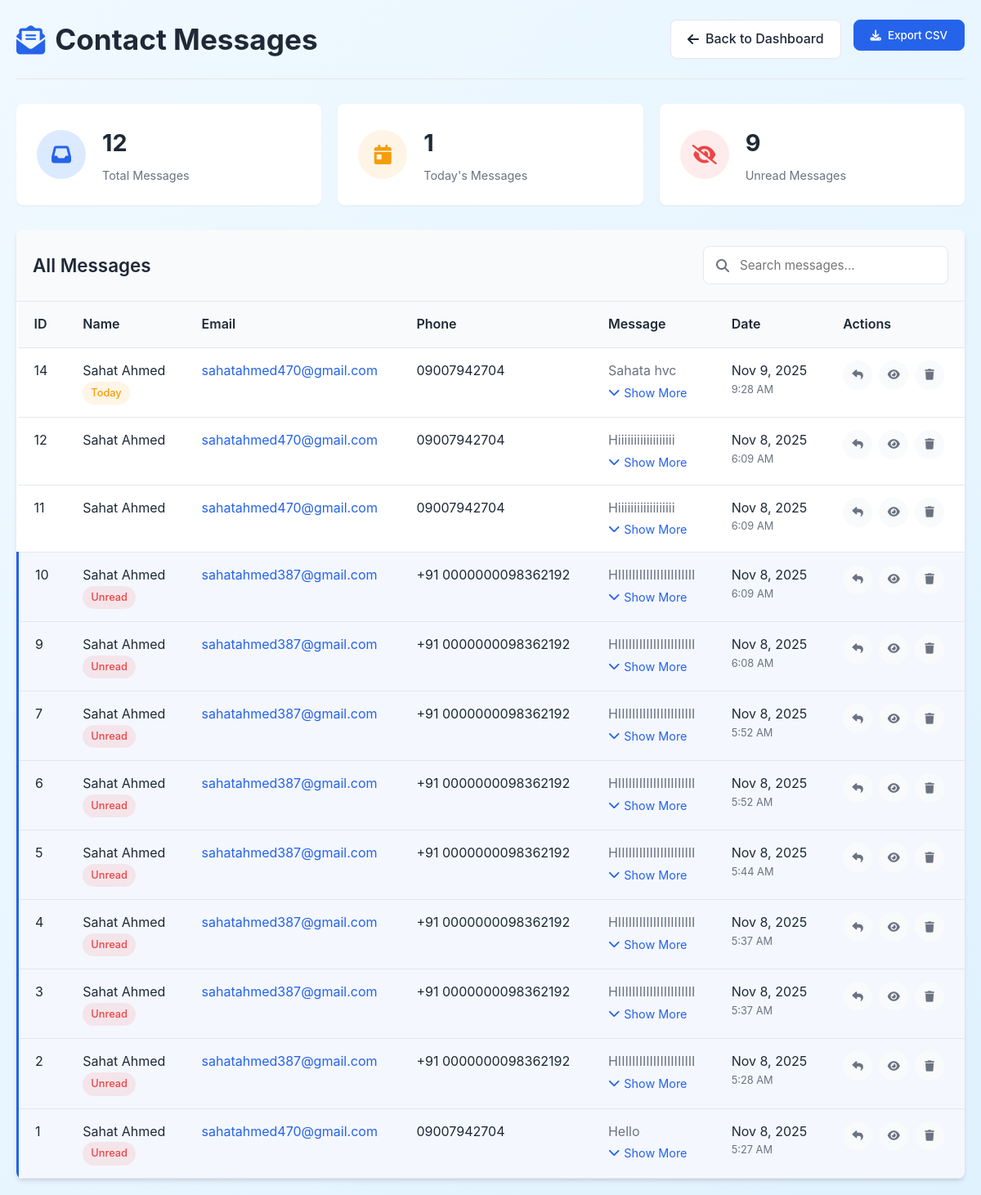
The app's page /admin/admin_contact.php with its own data.
### tables this page shows
CREATE TABLE `contact_messages` (
  `id` int(11) NOT NULL,
  `name` varchar(255) NOT NULL,
  `email` varchar(255) NOT NULL,
  `phone` varchar(20) DEFAULT NULL,
  `message` text NOT NULL,
  `created_at` timestamp NOT NULL DEFAULT current_timestamp(),
  `is_read` tinyint(1) DEFAULT 0
);

### admin/admin_contact.php (the view, shortened to what this page needs)
<?php
require_once __DIR__ . '/../includes/db.php';
$query = "SELECT * FROM contact_messages ORDER BY created_at DESC";
$result = $mysqli->query($query);
$total_messages = $result->num_rows;
$today_messages = 0;
$unread_count = 0;
$result->data_seek(0);
$today = date('Y-m-d');
while ($row = $result->fetch_assoc()) {
    if (date('Y-m-d', strtotime($row['created_at'])) === $today) {
        $today_messages++;
    }
    if (isset($row['is_read']) && $row['is_read'] == 0) {
        $unread_count++;
    }
}
$result->data_seek(0);
?>
<!DOCTYPE html>
<html lang="en">
<head>
    <link rel="stylesheet" href="https://cdnjs.cloudflare.com/ajax/libs/font-awesome/6.4.0/css/all.min.css">
</head>
<body>
    <div class="admin-container">
        <div class="admin-header">
            <h1><i class="fas fa-envelope-open-text"></i> Contact Messages</h1>
            <div class="admin-actions">
                <a href="dashboard.php" class="btn">
                    <i class="fas fa-arrow-left"></i> Back to Dashboard
                </a>
                <form method="POST" style="display: inline;">
                    <button type="submit" class="btn btn-primary">
                        <i class="fas fa-download"></i> Export CSV
                    </button>
                </form>
            </div>
        </div>
        <div class="stats-container">
            <div class="stat-card">
                <div class="stat-icon total">
                    <i class="fas fa-inbox"></i>
                </div>
                <div class="stat-info">
                    <h3><?= $total_messages ?></h3>
                    <p>Total Messages</p>
                </div>
            </div>
            <div class="stat-card">
                <div class="stat-icon today">
                    <i class="fas fa-calendar-day"></i>
                </div>
                <div class="stat-info">
                    <h3><?= $today_messages ?></h3>
                    <p>Today's Messages</p>
                </div>
            </div>
            <div class="stat-card">
                <div class="stat-icon unread">
                    <i class="fas fa-eye-slash"></i>
                </div>
                <div class="stat-info">
                    <h3><?= $unread_count ?></h3>
                    <p>Unread Messages</p>
                </div>
            </div>
        </div>
        <div class="table-container">
            <div class="table-header">
                <h2>All Messages</h2>
                <div class="search-box">
                    <i class="fas fa-search"></i>
                    <input type="text" id="searchInput" placeholder="Search messages...">
                </div>
            </div>
            <?php if ($total_messages > 0): ?>
            <table>
                <thead>
                    <tr>
                        <th>ID</th>
                        <th>Name</th>
                        <th>Email</th>
                        <th>Phone</th>
                        <th>Message</th>
                        <th>Date</th>
                        <th>Actions</th>
                    </tr>
                </thead>
                <tbody>
                    <?php while ($row = $result->fetch_assoc()):
                        $isToday = date('Y-m-d', strtotime($row['created_at'])) === $today;
                        $isUnread = isset($row['is_read']) && $row['is_read'] == 0;
                    ?>
                    <tr class="<?= $isUnread ? 'unread' : '' ?>" id="message-<?= $row['id'] ?>">
                        <td><?= $row['id'] ?></td>
                        <td>
                            <div><?= htmlspecialchars($row['name'], ENT_QUOTES, 'UTF-8') ?></div>
                            <?php if ($isToday): ?>
                                <span class="badge badge-today">Today</span>
                            <?php endif; ?>
                            <?php if ($isUnread): ?>
                                <span class="badge badge-unread">Unread</span>
                            <?php endif; ?>
                        </td>
                        <td>
                            <a href="mailto:<?= htmlspecialchars($row['email'], ENT_QUOTES, 'UTF-8') ?>" style="color: var(--primary-color); text-decoration: none;">
                                <?= htmlspecialchars($row['email'], ENT_QUOTES, 'UTF-8') ?>
                            </a>
                        </td>
                        <td><?= $row['phone'] ? htmlspecialchars($row['phone'], ENT_QUOTES, 'UTF-8') : '<span style="color: var(--text-light);">N/A</span>' ?></td>
                        <td>
                            <div class="message-preview"><?= htmlspecialchars($row['message'], ENT_QUOTES, 'UTF-8') ?></div>
                            <button class="expand-btn" onclick="toggleMessage(this)">
                                <i class="fas fa-chevron-down"></i> Show More
                            </button>
                        </td>
                        <td>
                            <div><?= date('M j, Y', strtotime($row['created_at'])) ?></div>
                            <div style="font-size: 0.8rem; color: var(--text-light);">
                                <?= date('g:i A', strtotime($row['created_at'])) ?>
                            </div>
                        </td>
                        <td>
                            <div class="action-btns">
                                <button class="action-btn" title="Reply" onclick="replyToMessage('<?= htmlspecialchars($row['email'], ENT_QUOTES, 'UTF-8') ?>', '<?= htmlspecialchars($row['name'], ENT_QUOTES, 'UTF-8') ?>')">
                                    <i class="fas fa-reply"></i>
                                </button>
                                <button class="action-btn" title="View Details" onclick="viewMessage(<?= $row['id'] ?>, '<?= htmlspecialchars($row['name'], ENT_QUOTES, 'UTF-8') ?>', '<?= htmlspecialchars($row['email'], ENT_QUOTES, 'UTF-8') ?>', '<?= htmlspecialchars($row['phone'] ?? 'N/A', ENT_QUOTES, 'UTF-8') ?>', `<?= addslashes(htmlspecialchars($row['message'], ENT_QUOTES, 'UTF-8')) ?>`, '<?= $row['created_at'] ?>')">
                                    <i class="fas fa-eye"></i>
                                </button>
                                <form method="POST" style="display: inline;" onsubmit="return confirm('Are you sure you want to delete this message?')">
                                    <button type="submit" class="action-btn" title="Delete">
                                        <i class="fas fa-trash"></i>
                                    </button>
                                </form>
                            </div>
                        </td>
                    </tr>
                    <?php endwhile; ?>
                </tbody>
            </table>
            <?php endif; ?>
        </div>
    </div>
</body>
</html>

### records on screen
contact_messages: id "14", name "Sahat Ahmed", shows "Today", email "sahatahmed470@gmail.com", phone "09007942704", message "Sahata hvc", created_at "Nov 9, 2025", created_at "9:28 AM"
contact_messages: id "12", name "Sahat Ahmed", email "sahatahmed470@gmail.com", phone "09007942704", message "Hiiiiiiiiiiiiiiiiii", created_at "Nov 8, 2025", created_at "6:09 AM"
contact_messages: id "11", name "Sahat Ahmed", email "sahatahmed470@gmail.com", phone "09007942704", message "Hiiiiiiiiiiiiiiiiii", created_at "Nov 8, 2025", created_at "6:09 AM"
contact_messages: id "10", name "Sahat Ahmed", is_read "Unread", email "sahatahmed387@gmail.com", phone "+91 0000000098362192", message "HIIIIIIIIIIIIIIIIIIIIII", created_at "Nov 8, 2025", created_at "6:09 AM"
contact_messages: id "9", name "Sahat Ahmed", is_read "Unread", email "sahatahmed387@gmail.com", phone "+91 0000000098362192", message "HIIIIIIIIIIIIIIIIIIIIII", created_at "Nov 8, 2025", created_at "6:08 AM"
contact_messages: id "7", name "Sahat Ahmed", is_read "Unread", email "sahatahmed387@gmail.com", phone "+91 0000000098362192", message "HIIIIIIIIIIIIIIIIIIIIII", created_at "Nov 8, 2025", created_at "5:52 AM"
contact_messages: id "6", name "Sahat Ahmed", is_read "Unread", email "sahatahmed387@gmail.com", phone "+91 0000000098362192", message "HIIIIIIIIIIIIIIIIIIIIII", created_at "Nov 8, 2025", created_at "5:52 AM"
contact_messages: id "5", name "Sahat Ahmed", is_read "Unread", email "sahatahmed387@gmail.com", phone "+91 0000000098362192", message "HIIIIIIIIIIIIIIIIIIIIII", created_at "Nov 8, 2025", created_at "5:44 AM"
contact_messages: id "4", name "Sahat Ahmed", is_read "Unread", email "sahatahmed387@gmail.com", phone "+91 0000000098362192", message "HIIIIIIIIIIIIIIIIIIIIII", created_at "Nov 8, 2025", created_at "5:37 AM"
contact_messages: id "3", name "Sahat Ahmed", is_read "Unread", email "sahatahmed387@gmail.com", phone "+91 0000000098362192", message "HIIIIIIIIIIIIIIIIIIIIII", created_at "Nov 8, 2025", created_at "5:37 AM"
contact_messages: id "2", name "Sahat Ahmed", is_read "Unread", email "sahatahmed387@gmail.com", phone "+91 0000000098362192", message "HIIIIIIIIIIIIIIIIIIIIII", created_at "Nov 8, 2025", created_at "5:28 AM"
contact_messages: id "1", name "Sahat Ahmed", is_read "Unread", email "sahatahmed470@gmail.com", phone "09007942704", message "Hello", created_at "Nov 8, 2025", created_at "5:27 AM"

### other values on screen
$total_messages "12"
$today_messages "1"
$unread_count "9"
